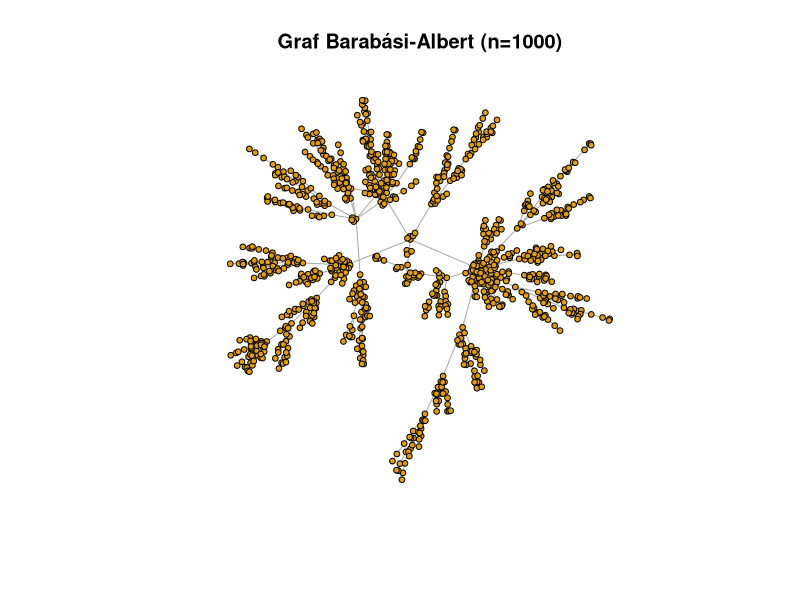

R code for this plot:
# Data Science - Laboratorium
# Obliczeniowe nauki o sieciach
# Zadanie II: Grafy preferential attachment (Barabási-Albert)

library(igraph)

# 1. Wygeneruj graf wedle modelu Barabási-Albert z tysiącem węzłów
cat("\n--- 1. Generowanie grafu Barabási-Albert ---\n")
g <- barabasi.game(n = 1000, directed = FALSE)
print(summary(g))

# 2. Zwizualizuj graf layoutem Fruchterman & Reingold
cat("\n--- 2. Wizualizacja (Fruchterman & Reingold) ---\n")
pdf("mysolution/mysolution2_network.pdf")
plot(g, 
     layout = layout.fruchterman.reingold, 
     vertex.size = 3, 
     vertex.label = NA, 
     main = "Graf Barabási-Albert (n=1000)")
dev.off()
cat("Wizualizację zapisano do pliku mysolution/mysolution2_network.pdf\n")

# 3. Znajdź najbardziej centralny węzeł według miary betweenness, jaki ma numer?
cat("\n--- 3. Najbardziej centralny węzeł (betweenness) ---\n")
bet <- betweenness(g)
max_bet_node <- which.max(bet)
cat("Węzeł o największym betweenness:", max_bet_node, "\n")
cat("Wartość betweenness:", bet[max_bet_node], "\n")

# 4. Jaka jest średnica grafu?
cat("\n--- 4. Średnica grafu ---\n")
diam <- diameter(g)
cat("Średnica grafu:", diam, "\n")

# 5. W komentarzu napisz czym różnią się grafy Barabási-Albert i Erdős-Rényi.
# Grafy Erdős-Rényi (ER) są modelami grafów losowych, gdzie krawędzie tworzone są z jednakowym prawdopodobieństwem niezależnie od siebie.
# Rozkład stopni wierzchołków w grafach ER dąży do rozkładu Poissona (dla dużych n). Większość węzłów ma stopień bliski średniemu.
#
# Grafy Barabási-Albert (BA) modelują zjawisko 'preferential attachment' (bogaci stają się bogatsi).
# Nowe węzły chętniej łączą się z węzłami, które już mają wysoki stopień.
# Prowadzi to do powstania sieci bezskalowych (scale-free), gdzie rozkład stopni wierzchołków jest potęgowy (power-law).
# W grafach BA występuje niewielka liczba 'hubów' o bardzo wysokim stopniu, podczas gdy większość węzłów ma niski stopień.